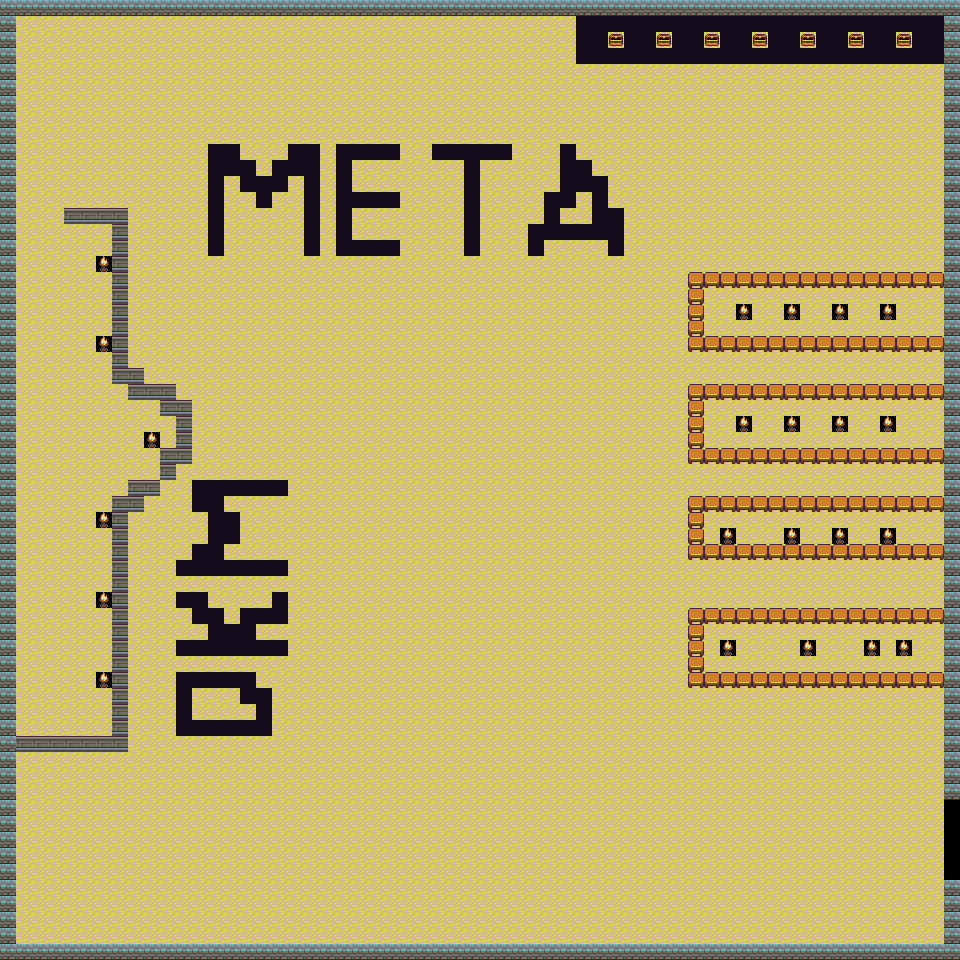

Rendered tile map (Tiled .tmx) drawn with the repository's tilesets; below, a short description and the map source with its tile grids summarised:
An orthogonal 60x60 tile map with 16x16 px tiles, 4 tile layers (ground, blocks_exits, items, characters), 4 tilesets.

<map version="1.0" orientation="orthogonal" renderorder="right-down" width="60" height="60" tilewidth="16" tileheight="16" nextobjectid="1">
 <tileset firstgid="1" name="tiles" tilewidth="16" tileheight="16" tilecount="80" columns="8">
  <image source="tiles.png" width="128" height="160" />
  <tile id="0">
   <properties>
    <property name="Blocked" type="bool" value="true" />
   </properties>
  </tile>
  <tile id="22">
   <properties>
    <property name="Blocked" type="bool" value="true" />
   </properties>
  </tile>
  <tile id="54">
   <properties>
    <property name="Blocked" type="bool" value="true" />
   </properties>
  </tile>
  <tile id="73">
   <properties>
    <property name="Blocked" type="bool" value="true" />
   </properties>
  </tile>
 </tileset>
 <tileset firstgid="81" name="characters" tilewidth="16" tileheight="16" tilecount="80" columns="8">
  <image source="transparent.png" width="128" height="160" />
  <tile id="0">
   <properties>
    <property name="CharacterName" value="dkm_bar" />
    <property name="CharacterType" value="friend" />
   </properties>
  </tile>
  <tile id="1">
   <properties>
    <property name="CharacterName" value="dkm_enter" />
    <property name="CharacterType" value="friend" />
   </properties>
  </tile>
 </tileset>
 <tileset firstgid="161" name="items" tilewidth="16" tileheight="16" tilecount="80" columns="8">
  <image source="transparent.png" width="128" height="160" />
  <tile id="0">
   <properties>
    <property name="ItemName" value="Fireball" />
   </properties>
  </tile>
 </tileset>
 <tileset firstgid="241" name="exits" tilewidth="16" tileheight="16" tilecount="80" columns="8">
  <image source="exits.png" width="128" height="160" />
  <tile id="0">
   <properties>
    <property name="Exit" value="osquar" />
    <property name="SpawnX" type="int" value="364" />
    <property name="SpawnY" type="int" value="268" />
   </properties>
  </tile>
 </tileset>
 <layer name="ground" width="60" height="60">
  <data>[3600 cells, 3364 non-empty, 3 distinct tile ids]</data>
 </layer>
 <layer name="blocks_exits" width="60" height="60">
  <data>[3600 cells, 494 non-empty, 6 distinct tile ids]</data>
 </layer>
 <layer name="items" width="60" height="60">
  <data>[3600 cells, 1 non-empty, 1 distinct tile ids]</data>
 </layer>
 <layer name="characters" width="60" height="60">
  <data>[3600 cells, 2 non-empty, 2 distinct tile ids]</data>
 </layer>
</map>
